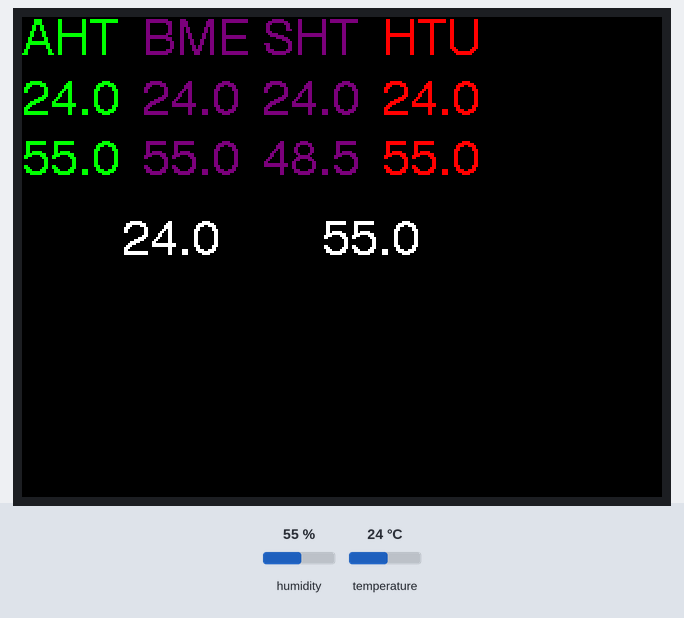
Bench run of a sketch on a simulated ESP32. Parts: 320×240 colour display. The inputs (shaded band) are chosen by the test bench; at power-on: humidity 55 %, temperature 24 °C. What the sketch prints to the serial monitor is not drawn.

Above: at 1.4 s.
1.5 s: humidity set to 22 %
At 2.1 s:
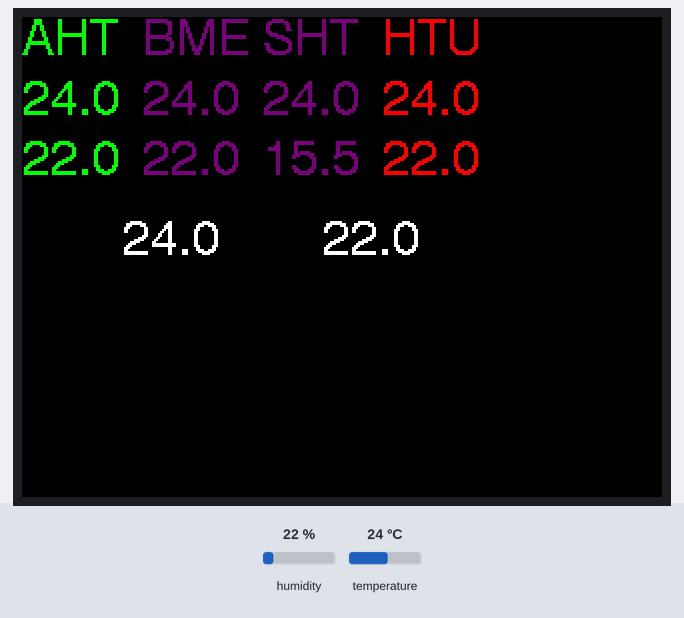
3.3 s: temperature set to 12 °C
At 4.7 s:
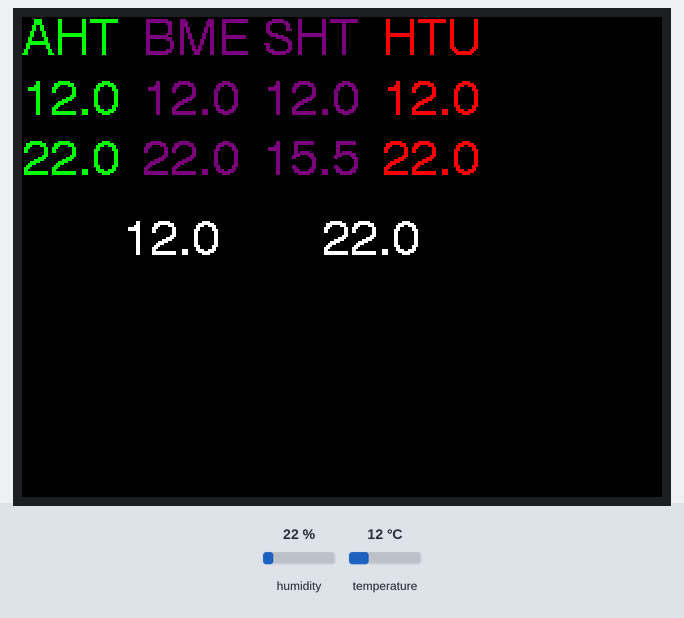
5.0 s: humidity set to 40 %
At 6.3 s:
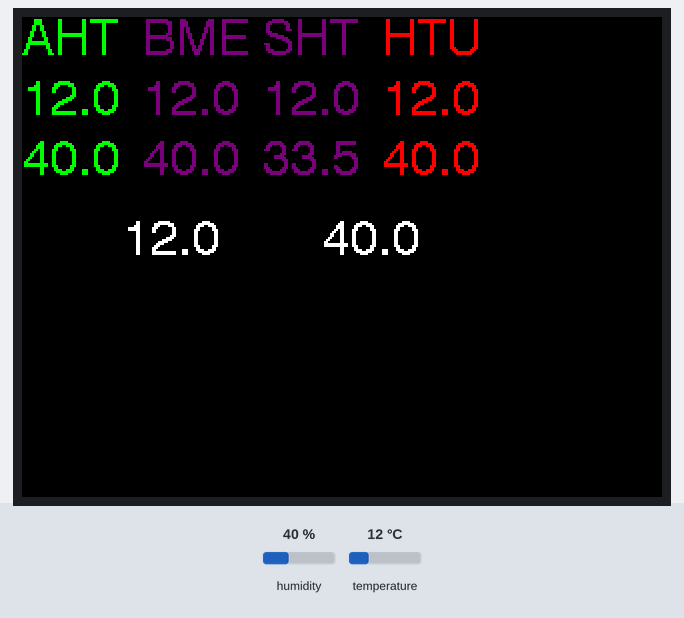
6.6 s: temperature set to 19 °C
At 7.0 s:
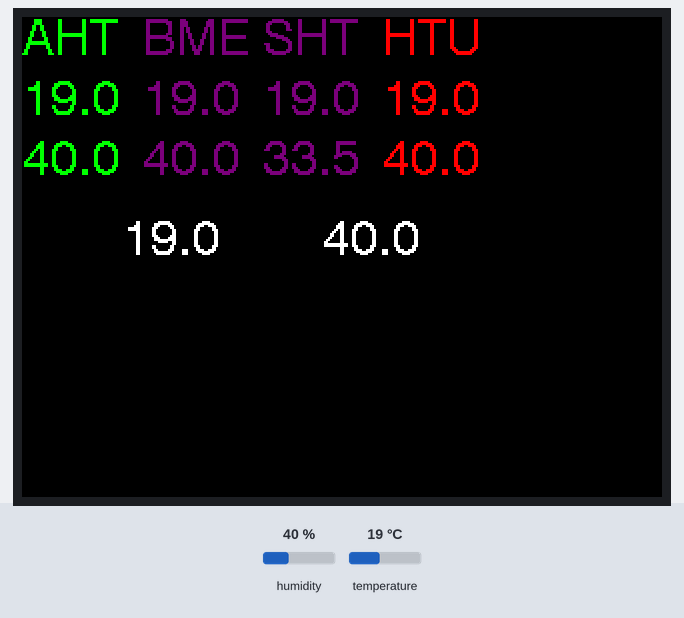
Timing chart, 0 to 9.2 s (numbered marks = the images above; inputs shaded):
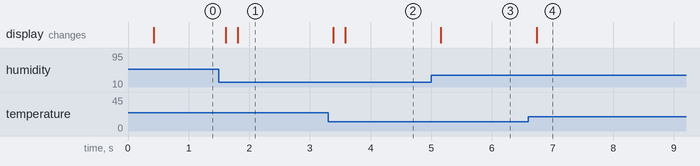

The sketch:

8266_7789_AHT0X_BME280_SHT31_HTU21.ino
```cpp
/*
  #########################################################################
  ###### DON'T FORGET TO UPDATE THE User_Setup.h FILE IN THE LIBRARY ######
  ######       TO SELECT YOUR DISPLAY TYPE AND ENABLE FONTS          ######
  #########################################################################
*/
#include <Wire.h>
#include "SPI.h"
#include "TFT_eSPI.h"
#include <Adafruit_AHTX0.h>
#include <Adafruit_BME280.h>
#include "Adafruit_SHT31.h"
#include "Adafruit_HTU21DF.h"

TFT_eSPI tft = TFT_eSPI();

Adafruit_AHTX0 aht20;
Adafruit_BME280 bme280;
Adafruit_SHT31 sht31 = Adafruit_SHT31();
Adafruit_HTU21DF htu21 = Adafruit_HTU21DF();

float aht20_Temperature;
float aht20_Humidity;
float bme280_Temperature;
float bme280_Humidity;
float sht31_Temperature;
float sht31_Humidity;
float htu21_Temperature;
float htu21_Humidity;

float avrg_Temperature;
float avrg_Humidity;

sensors_event_t aht_humidity, aht_temp;

void setup(void)
{
  Serial.begin(115200);
  aht20.begin();
  bme280.begin(0x76);
  sht31.begin(0x44);
  htu21.begin();

  tft.begin();
  tft.fillScreen(TFT_BLACK);
  tft.setRotation(1);
  tft.setTextFont(4);
  Serial.println("Initialized");
}

void loop()
{
  aht20.getEvent(&aht_humidity, &aht_temp);
  aht20_Temperature = aht_temp.temperature;
  aht20_Humidity = aht_humidity.relative_humidity;

  bme280_Temperature = bme280.readTemperature();
  bme280_Humidity = bme280.readHumidity();

  sht31_Temperature = sht31.readTemperature();
  sht31_Humidity = sht31.readHumidity();

  htu21_Temperature = htu21.readTemperature();
  htu21_Humidity = htu21.readHumidity();

  avrg_Temperature = (bme280_Temperature + aht20_Temperature + sht31_Temperature + htu21_Temperature) / 4.0;
  avrg_Humidity = (bme280_Humidity + aht20_Humidity + sht31_Humidity + htu21_Humidity) / 4.0;

  tft.setTextColor(TFT_GREEN, TFT_BLACK);
  tft.drawString("AHT", 0, 0);
  tft.drawFloat(aht20_Temperature, 1, 0, 30);
  tft.drawFloat(aht20_Humidity, 1, 0, 60);

  tft.setTextColor(TFT_PURPLE, TFT_BLACK);
  tft.drawString("BME", 60, 0);
  tft.drawFloat(bme280_Temperature, 1, 60, 30);
  tft.drawFloat(bme280_Humidity, 1, 60, 60);

  tft.setTextColor(TFT_PURPLE, TFT_BLACK);
  tft.drawString("SHT", 120, 0);
  tft.drawFloat(sht31_Temperature, 1, 120, 30);
  tft.drawFloat(sht31_Humidity - 6.5, 1, 120, 60);

  tft.setTextColor(TFT_RED, TFT_BLACK);
  tft.drawString("HTU", 180, 0);
  tft.drawFloat(htu21_Temperature, 1, 180, 30);
  tft.drawFloat(htu21_Humidity, 1, 180, 60);


  tft.setTextColor(TFT_WHITE, TFT_BLACK);
  tft.drawFloat(avrg_Temperature, 1, 50, 100);
  tft.drawFloat(avrg_Humidity, 1, 150, 100);

  //delay(1500);
}
```

Measured:
- after the input at 1.5 s, the display: first changes after 0.11 s (image 1 shows a later state)
- after the input at 3.3 s, the display: first changes after 0.09 s (image 2 shows a later state)
- after the input at 5.0 s, the display: changes after 0.16 s (image 3)
- after the input at 6.6 s, the display: changes after 0.14 s (image 4)
